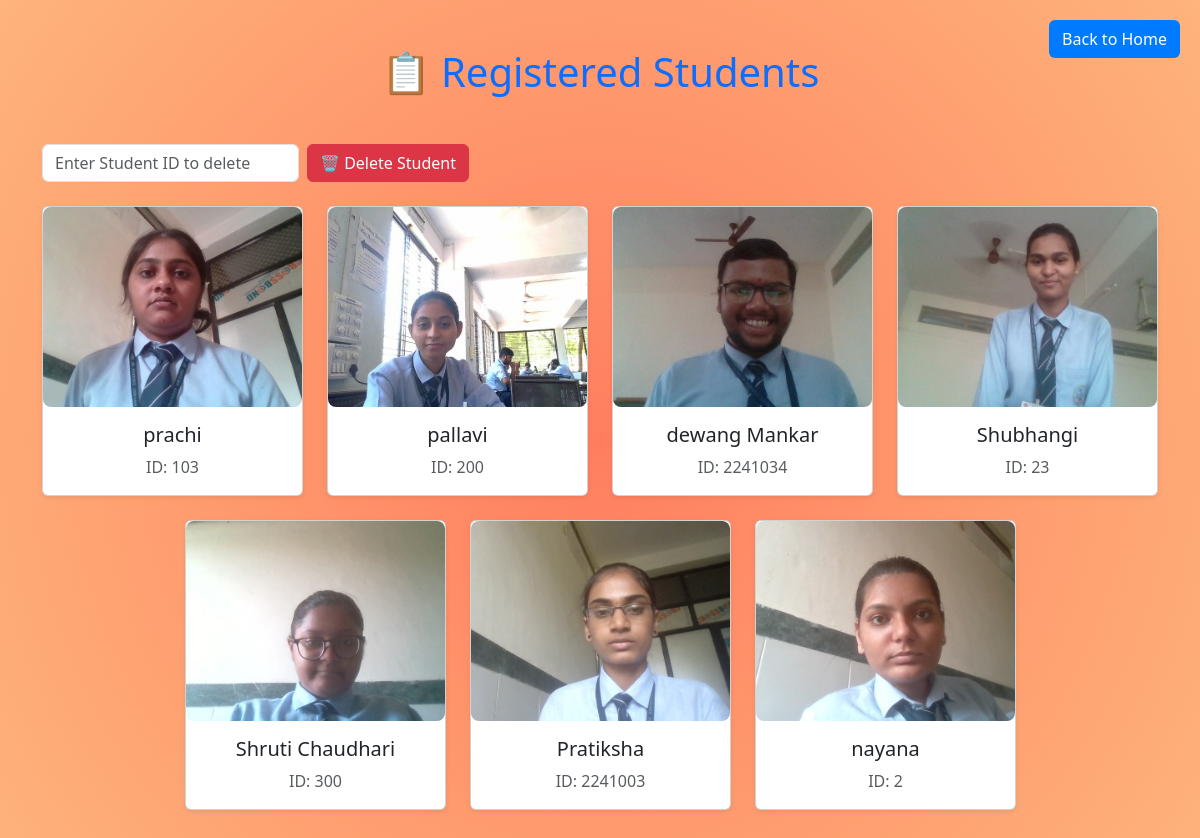
/students (signed in), run on the app's committed database.
### tables this page shows
CREATE TABLE users (
        id INTEGER PRIMARY KEY AUTOINCREMENT,
        name TEXT,
        image_path TEXT
    , student_id TEXT);

### main.py (the view)
@app.route('/students')
def show_students():
     if not session.get('logged_in'):
        return redirect(url_for('login'))
     conn = sqlite3.connect('database.db')
     cur = conn.cursor()
     cur.execute("SELECT name, student_id, image_path, id FROM users")
     students = cur.fetchall()
     conn.close()
     return render_template('students.html', students=students)

### templates/students.html (shortened to what this page needs)
<!DOCTYPE html>
<html>
<head>
  <link href="https://cdn.jsdelivr.net/npm/bootstrap@5.3.3/dist/css/bootstrap.min.css" rel="stylesheet" />
  <link rel="stylesheet" href="https://cdnjs.cloudflare.com/ajax/libs/animate.css/4.1.1/animate.min.css" />
</head>
<body>
  <div class="container py-5">
    <h1 class="text-center mb-5 text-primary animate__animated animate__fadeInDown">
      📋 Registered Students
    </h1>
    <a href="{{ url_for('home') }}" class="btn btn-custom" style="position: absolute; top: 20px; right: 20px;">Back to
      Home</a>
    <div class="row justify-content-center">
      <form action="{{ url_for('delete_student_by_id') }}" method="POST" class="mb-4 d-flex align-items-center gap-2">
        <input type="text" name="student_id" placeholder="Enter Student ID to delete" class="form-control w-auto"
          required>
        <button type="submit" class="btn btn-danger"
          onclick="return confirm('Are you sure you want to delete this student?');">
          🗑️ Delete Student
        </button>
      </form>
      {% for name, student_id, path, user_id in students %}
      <div class="col-md-3 col-sm-6 mb-4 animate__animated animate__zoomIn">
        <div class="card student-card shadow-sm">
          <img src="{{ path }}" class="card-img-top student-img" alt="{{ name }}">
          <div class="card-body text-center">
            <h5 class="card-title">{{ name }}</h5>
            <p class="card-text text-muted">ID: {{ student_id }}</p>
          </div>
        </div>
      </div>
      {% endfor %}
    </div>
  </div>
</body>
</html>

### templates/students.html (style rules this page uses)
body { background: radial-gradient(circle, #ff7e5f, #feb47b); }
.student-card { transition: transform 0.3s; }
.student-img { height: 200px; object-fit: cover; border-radius: 8px; }
.btn-custom { background-color: #007BFF; color: white; }

### data on the page
users: name (picture), name "prachi", student "103"
users: name (picture), name "pallavi", student "200"
users: shows a picture, name "dewang Mankar", student "2241034"
users: shows a picture, name "Shubhangi", student "23"
users: shows a picture, name "Shruti Chaudhari", student "300"
users: shows a picture, name "Pratiksha", student "2241003"
users: name (picture), name "nayana", student "2"
